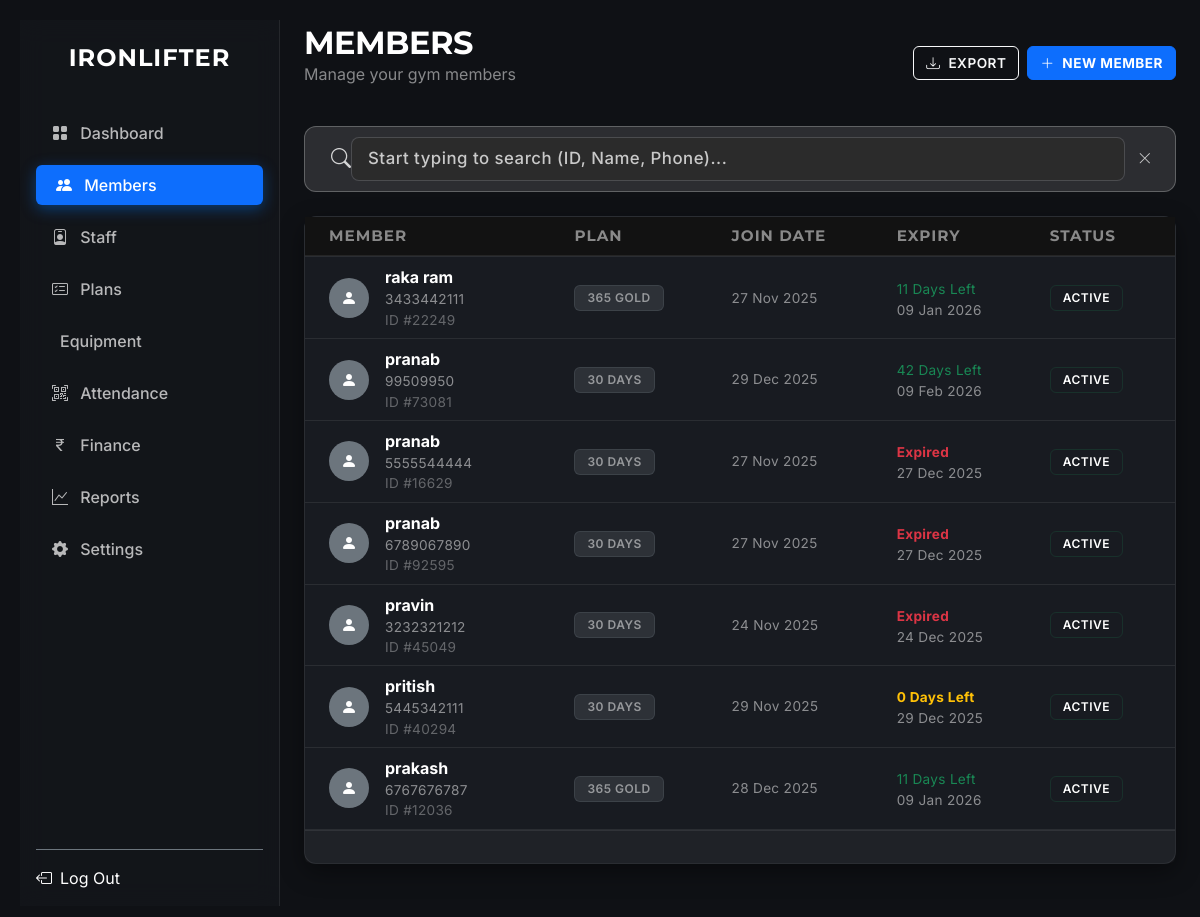
Screenshot of /members/ (signed in) with the database file from the repository.
### src/models/__init__.py (models this page shows, shortened)
class Member(db.Model):
    __tablename__ = 'members'
    id = db.Column(db.Integer, primary_key=True)
    member_code = db.Column(db.String(MEMBER_CODE_LENGTH), unique=True, index=True)
    name = db.Column(db.String(100), nullable=False)
    phone = db.Column(db.String(20))
    email = db.Column(db.String(120))
    address = db.Column(db.Text)
    date_of_birth = db.Column(db.Date)
    gender = db.Column(db.String(10))
    photo_path = db.Column(db.String(255))
    emergency_contact_name = db.Column(db.String(100))
    emergency_contact_phone = db.Column(db.String(20))
    emergency_contact_relation = db.Column(db.String(50))
    plan_id = db.Column(db.Integer, db.ForeignKey('plans.id'))
    plan_price_at_join = db.Column(db.Integer)
    join_date = db.Column(db.Date, default=date.today)
    expiry_date = db.Column(db.Date)
    status = db.Column(db.String(20), default='Active')
    notes = db.Column(db.Text)
    created_at = db.Column(db.DateTime, default=datetime.utcnow)
    updated_at = db.Column(db.DateTime, default=datetime.utcnow, onupdate=datetime.utcnow)
    attendance_logs = db.relationship('Attendance', backref='member', lazy='dynamic', cascade="all, delete-orphan")
    measurements = db.relationship('Measurement', backref='member', lazy='dynamic', cascade="all, delete-orphan")
    transactions = db.relationship('Transaction', backref='member', lazy='dynamic', cascade="all, delete-orphan")

class Plan(db.Model):
    __tablename__ = 'plans'
    id = db.Column(db.Integer, primary_key=True)
    name = db.Column(db.String(100), nullable=False)
    price = db.Column(db.Integer, nullable=False)
    duration_days = db.Column(db.Integer, nullable=False)
    description = db.Column(db.Text)
    is_active = db.Column(db.Boolean, default=True)
    created_at = db.Column(db.DateTime, default=datetime.utcnow)
    members = db.relationship('Member', backref='plan', lazy='dynamic')

### src/routes/member_routes.py (the view)
@members.route("/")
@login_required
def list_members():
    page = request.args.get("page", 1, type=int)
    per_page = 10
    query = db.session.query(Member, Plan).outerjoin(Plan).order_by(Member.id.desc())
    pagination = query.paginate(page=page, per_page=per_page, error_out=False)
    today = date.today()
    members_list = []
    for member, plan in pagination.items:
        days_left = 999
        if member.expiry_date:
            days_left = (member.expiry_date - today).days
        members_list.append({
            "id": member.id,
            "code": member.member_code,
            "name": member.name,
            "phone": member.phone,
            "email": member.email,
            "plan_name": plan.name if plan else "No Plan",
            "join_date": member.join_date,
            "expiry_date": member.expiry_date,
            "status": member.status,
            "photo_path": member.photo_path,
            "days_left": days_left
        })
    plans = Plan.query.filter_by(is_active=True).all()
    return render_template("members.html",
        active_page="members",
        members=members_list,
        pagination=pagination,
        plans=plans
    )

### src/templates/members.html (shortened to what this page needs)
{% extends "base.html" %}
{% block content %}
<div class="container fade-in">
    <div class="d-flex justify-content-between align-items-center mb-4">
        <div>
            <h2 class="fw-bold text-white mb-0">Members</h2>
            <p class="text-white-50">Manage your gym members</p>
        </div>
        <div class="d-flex gap-2">
            <a href="{{ url_for('members.list_members') }}" class="btn btn-outline-light">
                <i class="bi bi-download me-1"></i> Export
            </a>
            <a href="{{ url_for('members.new_member') }}" class="btn btn-primary fw-bold">
                <i class="bi bi-plus-lg me-1"></i> New Member
            </a>
        </div>
    </div>
    <div class="mb-4">
        <div class="search-container d-flex align-items-center">
            <span class="ps-3 search-icon">
                <i class="bi bi-search fs-5"></i>
            </span>
            <input type="text" id="searchInput" onkeyup="liveSearch()"
                   class="form-control bg-transparent border-0 shadow-none ps-3 py-2"
                   placeholder="Start typing to search (ID, Name, Phone)..."
                   autocomplete="off">
            <button onclick="clearSearch()" class="btn btn-link text-white text-decoration-none pe-3 opacity-75" type="button">
                <i class="bi bi-x-lg"></i>
            </button>
        </div>
    </div>
    <div class="card border-secondary">
        <div class="table-responsive">
            <table class="table table-dark table-hover align-middle mb-0">
                <thead class="bg-dark text-white-50 small text-uppercase">
                    <tr>
                        <th class="ps-4">Member</th>
                        <th>Plan</th>
                        <th>Join Date</th>
                        <th>Expiry</th>
                        <th>Status</th>
                        </tr>
                </thead>
                <tbody id="membersTableBody">
                    {% include 'member_rows.html' %}
                </tbody>
            </table>
        </div>
        <div id="paginationControls" class="card-footer bg-transparent border-top border-secondary py-3">
        </div>
    </div>
</div>
{% endblock %}

### src/templates/member_rows.html (shortened to what this page needs)
{% for m in members %}
<tr class="member-row" onclick="window.location='{{ url_for('members.view_member', id=m.id) }}'">
    <td class="ps-4 position-relative">
        <div class="d-flex align-items-center">
            {% if m.photo_path %}
            <img src="{{ url_for('static', filename='uploads/members/' + m.photo_path) }}" class="rounded-circle me-3" width="40" height="40" style="object-fit: cover;">
            {% else %}
            <div class="rounded-circle bg-secondary d-flex align-items-center justify-content-center me-3" style="width: 40px; height: 40px;">
                <i class="bi bi-person-fill text-white"></i>
            </div>
            {% endif %}
            <div>
                <div class="fw-bold text-white text-truncate" style="max-width: 200px;">{{ m.name }}</div>
                <div class="small text-white-50">{{ m.phone }}</div>
                <div class="small text-white-50" style="opacity: 0.65;">ID&nbsp;#{{ m.code }}</div>
            </div>
        </div>
    </td>
    <td>
        <span class="badge bg-secondary bg-opacity-25 text-white-50 border border-secondary border-opacity-25">
            {{ m.plan_name }}
        </span>
    </td>
    <td class="text-white-50 small">{{ m.join_date.strftime('%d %b %Y') }}</td>
    <td>
        {% if m.days_left < 0 %}
            <span class="text-danger fw-bold small">Expired</span>
        {% elif m.days_left <= 5 %}
            <span class="text-warning fw-bold small">{{ m.days_left }} Days Left</span>
        {% else %}
            <span class="text-success small">{{ m.days_left }} Days Left</span>
        {% endif %}
        <div class="small text-white-50">{{ m.expiry_date.strftime('%d %b %Y') }}</div>
    </td>
    <td>
        {% if m.status == 'Active' %}
            <span class="badge bg-success bg-opacity-10 text-success">Active</span>
        {% else %}
            <span class="badge bg-danger bg-opacity-10 text-danger">Inactive</span>
        {% endif %}
    </td>
    </tr>
{% endfor %}

### src/static/css/style.css (style rules this page uses)
:root { --primary-color: #0d6efd; --accent: #E6AF2E; --background-dark: #0f1115; --sidebar-bg: rgba(20, 23, 28, 0.7); --card-bg: #181b21; --text-main: #ffffff; --text-muted: #a0a0a0; --font-heading: 'Montserrat', -apple-system, system-ui, sans-serif; --font-body: 'Inter', -apple-system, system-ui, sans-serif; --glass-border: rgba(255, 255, 255, 0.08); --card-shadow: 0 8px 24px rgba(0, 0, 0, 0.4); --space-xs: 4px; --space-sm: 8px; --space-md: 16px; --space-lg: 24px; --space-xl: 32px; --lh-tight: 1.2; --lh-base: 1.5; }
h1, h2, h3, h4, h5, h6, .navbar-brand, .modal-title, .badge { font-family: var(--font-heading); text-transform: uppercase; letter-spacing: 1px; font-weight: 500; }
body { background-color: var(--background-dark) !important; color: #e0e0e0 !important; font-family: var(--font-body); -webkit-font-smoothing: antialiased; }
.wrapper, .main-panel, .content, .container, .container-fluid { background-color: transparent !important; }
a { text-decoration: none; transition: color 0.2s; }
h1, h2, h3, h4, h5, h6, .navbar-brand { font-family: var(--font-heading); color: #fff; margin-top: 0; margin-bottom: var(--space-md); line-height: var(--lh-tight); }
h2, h3 { font-weight: 700; letter-spacing: -0.5px; }
p { margin-bottom: var(--space-md); line-height: var(--lh-base); color: rgba(255, 255, 255, 0.75); }
.small, small { font-size: 0.85rem; letter-spacing: 0.3px; }
.card { background-color: var(--card-bg) !important; border: 1px solid var(--glass-border) !important; border-radius: 12px; box-shadow: var(--card-shadow); color: #fff; transition: transform 0.2s ease, box-shadow 0.2s ease, border-color 0.2s; }
.card-header, .card-footer { background-color: rgba(255, 255, 255, 0.03) !important; border-color: var(--glass-border) !important; }
.badge { font-family: var(--font-body); font-weight: 600; letter-spacing: 0.5px; padding: 6px 12px; border-radius: 6px; text-transform: uppercase; font-size: 0.75rem; }
.bg-success, .badge-success { background-color: var(--success-bg) !important; color: var(--success-text) !important; border: 1px solid rgba(25, 135, 84, 0.2); }
.table { --bs-table-bg: transparent !important; --bs-table-accent-bg: transparent !important; color: #e0e0e0 !important; border-color: var(--glass-border); vertical-align: middle; }
thead th { font-family: var(--font-heading); letter-spacing: 1px; font-size: 0.95rem; text-transform: uppercase; background-color: #121212 !important; color: rgba(255, 255, 255, 0.5) !important; border-bottom: 2px solid var(--glass-border) !important; }
.form-control, .form-select, input, select, textarea { background-color: #2b2b2b !important; border: 1px solid rgba(255, 255, 255, 0.15) !important; color: #fff !important; border-radius: 8px; padding: 10px 15px; }
.btn { border-radius: 6px !important; padding: 0.375rem 0.75rem !important; font-weight: 600; text-transform: uppercase; font-size: 0.85rem; letter-spacing: 0.5px; transition: all 0.2s ease; box-shadow: none !important; }
.btn-primary { background-color: var(--primary-color); border-color: var(--primary-color); }

### src/templates/members.html (style rules this page uses)
.member-row { position: relative; cursor: pointer; transition: background-color 0.2s ease; }
.table-responsive { overflow: visible !important; }
.search-container { background: rgba(255, 255, 255, 0.12); border: 1px solid rgba(255, 255, 255, 0.25); border-radius: 12px; padding: 10px; transition: all 0.2s ease; }
#searchInput { font-weight: 600; font-size: 1.05rem; letter-spacing: 0.5px; color: #ffffff !important; }
#searchInput::placeholder { color: rgba(255, 255, 255, 0.75) !important; opacity: 1; font-weight: 500; }
.search-icon { color: rgba(255, 255, 255, 0.8) !important; }

### rows the page displays
Member: name "raka ram", phone "3433442111", code "22249", plan_name "365 GOLD", join_date "27 Nov 2025", days_left "11", expiry_date "09 Jan 2026", status "ACTIVE"
Member: name "pranab", phone "99509950", code "73081", plan_name "30 DAYS", join_date "29 Dec 2025", days_left "42", expiry_date "09 Feb 2026", status "ACTIVE"
Member: name "pranab", phone "5555544444", code "16629", join_date "27 Nov 2025", expiry_date "27 Dec 2025"
Plan: plan_name "30 DAYS" "30 DAYS" "30 DAYS" "30 DAYS"
Member: name "pranab", phone "6789067890", code "92595", join_date "27 Nov 2025", expiry_date "27 Dec 2025"
Member: name "pravin", phone "3232321212", code "45049", join_date "24 Nov 2025", expiry_date "24 Dec 2025"
Member: name "pritish", phone "5445342111", code "40294", join_date "29 Nov 2025", expiry_date "29 Dec 2025"
Member: name "prakash", phone "6767676787", code "12036", join_date "28 Dec 2025", expiry_date "09 Jan 2026"
Plan: plan_name "365 GOLD"

### other values shown
{{ m.days_left }} "0"
{{ m.days_left }} "11"
